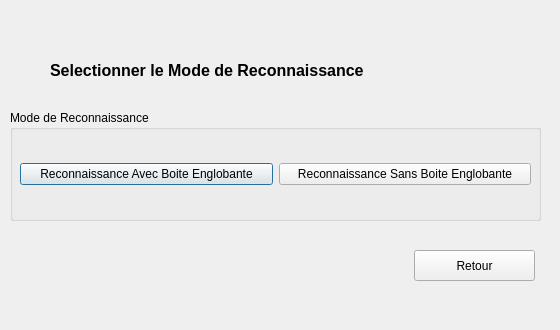
<?xml version="1.0" encoding="UTF-8"?>
<ui version="4.0">
 <class>ModeChooser</class>
 <widget class="QDialog" name="ModeChooser">
  <property name="geometry">
   <rect>
    <x>0</x>
    <y>0</y>
    <width>560</width>
    <height>330</height>
   </rect>
  </property>
  <property name="minimumSize">
   <size>
    <width>560</width>
    <height>330</height>
   </size>
  </property>
  <property name="maximumSize">
   <size>
    <width>560</width>
    <height>330</height>
   </size>
  </property>
  <property name="windowTitle">
   <string>Mode Chooser</string>
  </property>
  <widget class="QGroupBox" name="groupBox_2">
   <property name="geometry">
    <rect>
     <x>10</x>
     <y>110</y>
     <width>531</width>
     <height>111</height>
    </rect>
   </property>
   <property name="title">
    <string>Mode de Reconnaissance</string>
   </property>
   <widget class="QWidget" name="horizontalLayoutWidget_3">
    <property name="geometry">
     <rect>
      <x>10</x>
      <y>29</y>
      <width>511</width>
      <height>71</height>
     </rect>
    </property>
    <layout class="QHBoxLayout" name="horizontalLayout_3">
     <item>
      <widget class="QPushButton" name="recWith">
       <property name="text">
        <string>Reconnaissance Avec Boite Englobante</string>
       </property>
      </widget>
     </item>
     <item>
      <widget class="QPushButton" name="recWithout">
       <property name="minimumSize">
        <size>
         <width>250</width>
         <height>0</height>
        </size>
       </property>
       <property name="text">
        <string>Reconnaissance Sans Boite Englobante</string>
       </property>
      </widget>
     </item>
    </layout>
   </widget>
  </widget>
  <widget class="QLabel" name="label">
   <property name="geometry">
    <rect>
     <x>50</x>
     <y>60</y>
     <width>371</width>
     <height>21</height>
    </rect>
   </property>
   <property name="text">
    <string>&lt;html&gt;&lt;head/&gt;&lt;body&gt;&lt;p&gt;&lt;span style=&quot; font-size:12pt; font-weight:600;&quot;&gt;Selectionner le Mode de Reconnaissance&lt;/span&gt;&lt;/p&gt;&lt;/body&gt;&lt;/html&gt;</string>
   </property>
  </widget>
  <widget class="QPushButton" name="close">
   <property name="geometry">
    <rect>
     <x>414</x>
     <y>250</y>
     <width>121</width>
     <height>31</height>
    </rect>
   </property>
   <property name="text">
    <string>Retour</string>
   </property>
  </widget>
 </widget>
 <resources/>
 <connections/>
</ui>
